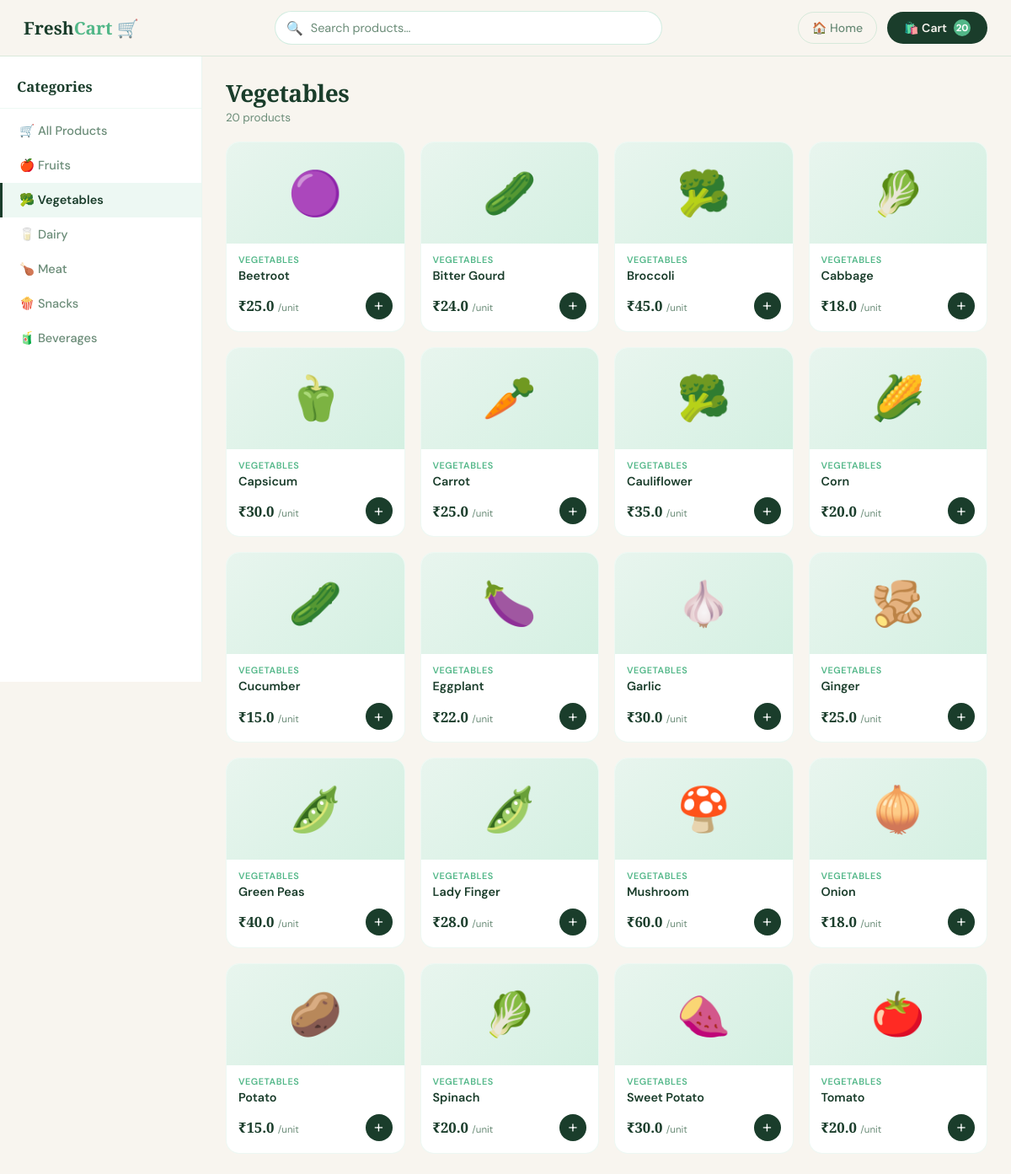
/shop?category=Vegetables (signed in), run on the app's committed database.
### tables this page shows
CREATE TABLE products (
            id       INTEGER PRIMARY KEY AUTOINCREMENT,
            name     TEXT    UNIQUE NOT NULL,
            category TEXT    NOT NULL,
            price    REAL    NOT NULL,
            emoji    TEXT    NOT NULL DEFAULT '📦',
            desc     TEXT    NOT NULL DEFAULT ''
        );

### app.py (the view, shortened to what this page needs)
@app.route("/shop")
def shop():
    if "user" not in session:
        return redirect(url_for("login"))
    selected = request.args.get("category")
    db       = get_db()
    if selected and selected in ALL_PRODUCTS:
        rows = db.execute(
            "SELECT * FROM products WHERE category=? ORDER BY name", (selected,)
        ).fetchall()
        products = {selected: [dict(r) for r in rows]}
    username   = session["user"]
    cart       = db_get_cart(username)
    cart_count = sum(i["qty"] for i in cart)
    return render_template("product.html",
                           products=products,
                           all_categories=list(ALL_PRODUCTS.keys()),
                           selected=selected,
                           cart_count=cart_count)

### app.py (called while the page is built)
def get_db():
    if "db" not in g:
        g.db = sqlite3.connect(DATABASE)
        g.db.row_factory = sqlite3.Row
        g.db.execute("PRAGMA foreign_keys = ON")
    return g.db

def db_get_cart(username):
    db = get_db()
    rows = db.execute("""
        SELECT p.id AS product_id, p.name, p.price, p.emoji, p.category, c.qty
        FROM   cart c
        JOIN   products p ON p.id = c.product_id
        WHERE  c.username = ?
        ORDER  BY p.name
    """, (username,)).fetchall()
    return [dict(r) for r in rows]

### templates/product.html (shortened to what this page needs)
<!DOCTYPE html>
<html lang="en">
<head>
</head>
<body>
<div class="topbar">
  <a href="/dashboard" class="topbar-logo">Fresh<span>Cart</span> 🛒</a>
  <div class="search-wrap">
    <span class="search-icon">🔍</span>
    <input type="text" id="searchInput" placeholder="Search products…" oninput="filterProducts()">
  </div>
  <div class="topbar-right">
    <a href="/dashboard" class="home-btn">🏠 Home</a>
    <a href="/cart" class="cart-btn">
      🛍️ Cart <span class="cart-count">{{ cart_count }}</span>
    </a>
  </div>
</div>
<div class="layout">
  <aside class="sidebar">
    <h3>Categories</h3>
    <a href="/shop" class="cat-link {% if not selected %}active{% endif %}">
      🛒 All Products
    </a>
    {% for category in all_categories %}
    <a href="{{ url_for('shop', category=category) }}"
       class="cat-link {% if selected == category %}active{% endif %}">
      {% if category == 'Fruits' %}🍎
      {% elif category == 'Vegetables' %}🥦
      {% elif category == 'Dairy' %}🥛
      {% elif category == 'Meat' %}🍗
      {% elif category == 'Snacks' %}🍿
      {% elif category == 'Beverages' %}🧃
      {% else %}📦{% endif %}
      {{ category }}
    </a>
    {% endfor %}
  </aside>
  <main class="content">
    <div class="content-header">
      <h2>{% if selected %}{{ selected }}{% else %}All Products{% endif %}</h2>
      <div class="product-count" id="productCount"></div>
    </div>
    <div class="products-grid" id="productsGrid">
      {% for category, items in products.items() %}
        {% for item in items %}
          <div class="product-card"
               data-name="{{ item.name }}"
               data-category="{{ category }}"
               data-price="{{ item.price }}"
               data-emoji="{{ item.emoji if item.emoji else '📦' }}"
               data-desc="{{ item.desc if item.desc else 'Fresh quality ' ~ item.name }}"
               onclick="openModal(this)">
            <div class="card-img">{{ item.emoji if item.emoji else '📦' }}</div>
            <div class="card-body">
              <div class="card-cat">{{ category }}</div>
              <div class="card-name">{{ item.name }}</div>
              <div class="card-footer">
                <div class="card-price">₹{{ item.price }} <small>/unit</small></div>
                <a href="{{ url_for('add_to_cart', name=item.name, price=item.price) }}"
                   class="add-btn"
                   onclick="event.stopPropagation();"
                   title="Add to cart">+</a>
              </div>
            </div>
          </div>
        {% endfor %}
      {% endfor %}
    </div>
  </main>
</div>
</body>
</html>

### data on the page
products: emoji "🟣", category "VEGETABLES", name "Beetroot", price "25.0"
products: emoji "🥒", category "VEGETABLES", name "Bitter Gourd", price "24.0"
products: emoji "🥦", category "VEGETABLES", name "Broccoli", price "45.0"
products: emoji "🥬", category "VEGETABLES", name "Cabbage", price "18.0"
products: emoji "🫑", category "VEGETABLES", name "Capsicum", price "30.0"
products: emoji "🥕", category "VEGETABLES", name "Carrot", price "25.0"
products: emoji "🥦", category "VEGETABLES", name "Cauliflower", price "35.0"
products: emoji "🌽", category "VEGETABLES", name "Corn", price "20.0"
products: emoji "🥒", category "VEGETABLES", name "Cucumber", price "15.0"
products: emoji "🍆", category "VEGETABLES", name "Eggplant", price "22.0"
products: emoji "🧄", category "VEGETABLES", name "Garlic", price "30.0"
products: emoji "🫚", category "VEGETABLES", name "Ginger", price "25.0"
products: emoji "🫛", category "VEGETABLES", name "Green Peas", price "40.0"
products: emoji "🫛", category "VEGETABLES", name "Lady Finger", price "28.0"
products: emoji "🍄", category "VEGETABLES", name "Mushroom", price "60.0"
products: emoji "🧅", category "VEGETABLES", name "Onion", price "18.0"
products: emoji "🥔", category "VEGETABLES", name "Potato", price "15.0"
products: emoji "🥬", category "VEGETABLES", name "Spinach", price "20.0"
products: emoji "🍠", category "VEGETABLES", name "Sweet Potato", price "30.0"
products: emoji "🍅", category "VEGETABLES", name "Tomato", price "20.0"

### other printed values
{{ cart_count }} "20"
{{ category }} "Fruits" "Vegetables" "Dairy" "Meat" "Snacks" "Beverages"
{{ selected }} "Vegetables"
